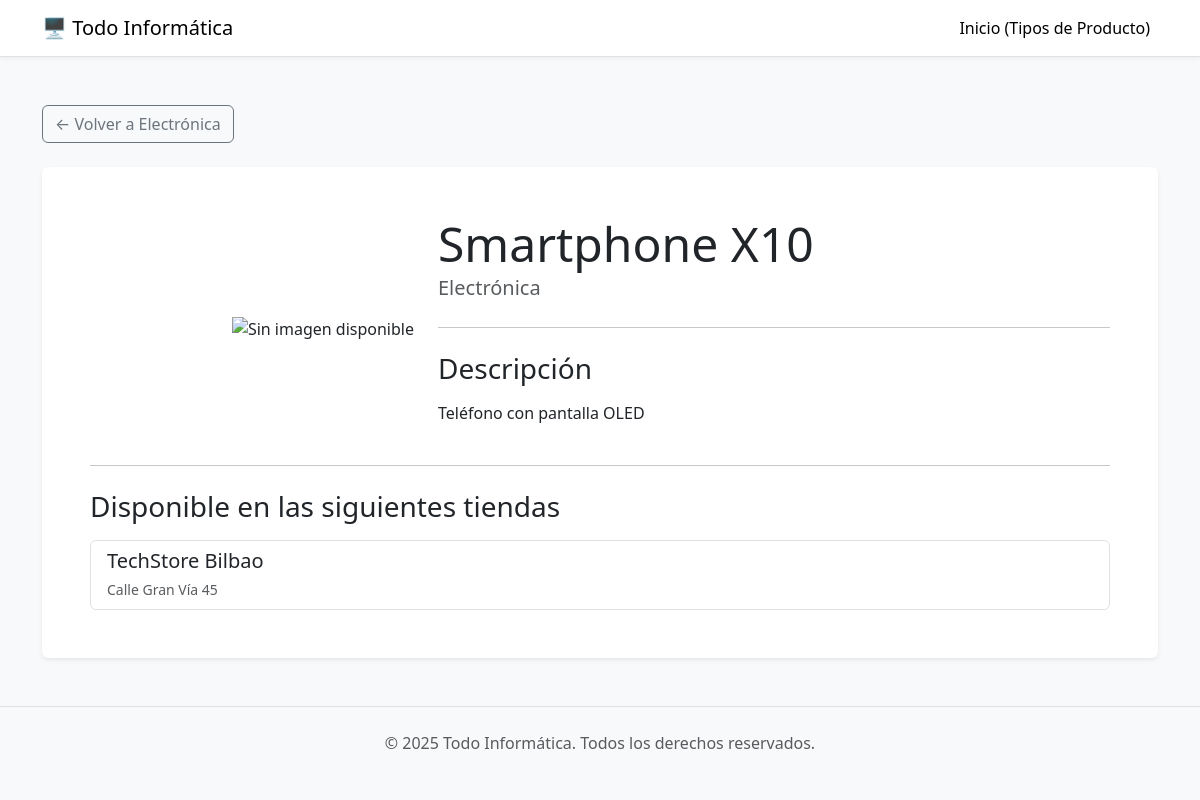
Page /appTodoInformaticaProyecto/producto/1 on the earlier database version.
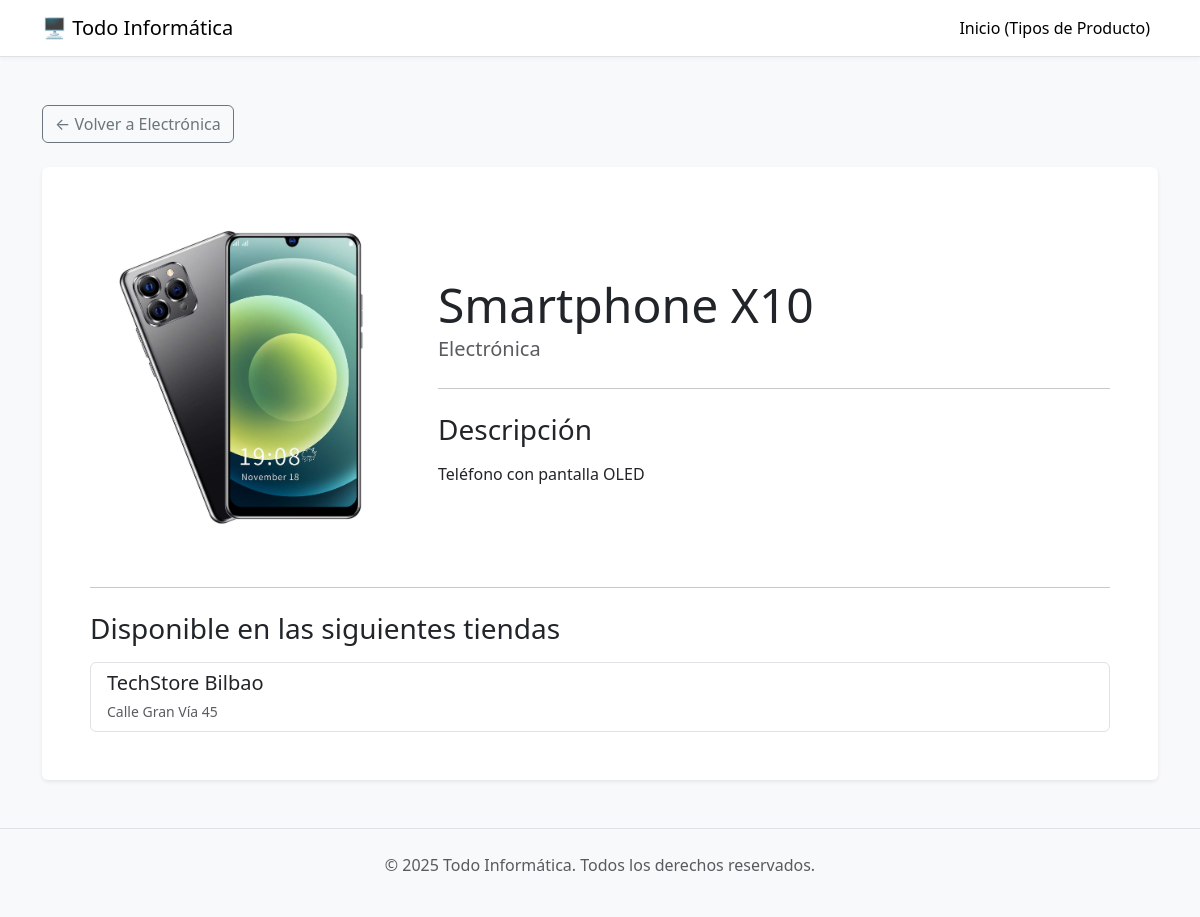
Same page on the later database version.
### appTodoInformaticaProyecto/models.py (models this page shows, shortened)
class Producto(models.Model):
    nombre = models.CharField(max_length=50)
    descripcion = models.TextField()
    precio_base = models.DecimalField(max_digits=10, decimal_places=2)
    tipo = models.ForeignKey(TipoProducto, on_delete=models.CASCADE)
    imagen = models.ImageField(upload_to='productos/', null=True, blank=True)

class TipoProducto(models.Model):
    nombre = models.CharField(max_length=50)

class Tienda(models.Model):
    nombre = models.CharField(max_length=40)
    direccion = models.CharField(max_length=100)
    contacto = models.CharField(max_length=50)
    productos = models.ManyToManyField(Producto)

### appTodoInformaticaProyecto/views.py (the view)
# urls.py: path('producto/<int:producto_id>', views.show_producto, name='producto'),
def show_producto(request, producto_id):
	producto = Producto.objects.get(pk=producto_id)
	context = {'producto': producto}
	return render(request, 'show_producto.html', context)

### Templates/show_producto.html (shortened to what this page needs)
{% extends 'base.html' %}
{% load static %}
{% block content %}
<a href="{% url 'detail' producto.tipo.id %}" class="btn btn-outline-secondary mb-4">&larr; Volver a {{ producto.tipo.nombre }}</a>
<div class="card shadow-sm border-0">
  <div class="card-body p-4 p-md-5">
    <div class="row align-items-center">
      <div class="col-md-4 text-md-end">
        {% if producto.imagen %}
          <img src="{{ producto.imagen.url }}" alt="{{ producto.nombre }}" class="img-fluid mb-4" />
        {% else %}
          <img src="{% static 'images/no-image.png' %}" alt="Sin imagen disponible" class="img-fluid mb-4" />
        {% endif %}
      </div>
      <div class="col-md-8">
        <h1 class="display-5 mb-0">{{ producto.nombre }}</h1>
        <p class="lead text-muted">{{ producto.tipo.nombre }}</p>
        <hr class="my-4">
        <h2 class="fs-3 mb-3">Descripción</h2>
        <p class="fs-5">{{ producto.descripcion|linebreaks }}</p>
      </div>
    </div>
    <hr class="my-4">
    <h2 class="fs-3 mb-3">Disponible en las siguientes tiendas</h2>
    {% with tiendas=producto.tienda_set.all %}
      {% if tiendas %}
        <div class="list-group">
          {% for tienda in tiendas %}
            <a href="{% url 'tienda' tienda.id %}" class="list-group-item list-group-item-action">
              <h5 class="mb-1">{{ tienda.nombre }}</h5>
              <small class="text-muted">{{ tienda.direccion }}</small>
            </a>
          {% endfor %}
        </div>
      {% else %}
        <div class="alert alert-warning" role="alert">
          Este producto no está disponible en ninguna tienda actualmente.
        </div>
      {% endif %}
    {% endwith %}
  </div>
</div>
{% endblock %}

### Templates/base.html (shortened to what this page needs)
<!doctype html>
<html lang="es">
<head>
  <link href="https://cdn.jsdelivr.net/npm/bootstrap@5.3.3/dist/css/bootstrap.min.css" rel="stylesheet">
</head>
<body>
  <nav class="navbar navbar-expand-lg navbar-light bg-white border-bottom">
    <div class="container">
      <a class="navbar-brand" href="{% url 'index' %}">🖥️ Todo Informática</a>
      <div class="collapse navbar-collapse" id="navbarNav">
        <ul class="navbar-nav ms-auto">
          <li class="nav-item">
            <a class="nav-link active" href="{% url 'index' %}">Inicio (Tipos de Producto)</a>
          </li>
          </ul>
      </div>
    </div>
  </nav>
  <main class="container my-5">
    {% block content %}
    {% endblock %}
  </main>
  <footer class="text-center text-muted py-4 mt-5 border-top">
    <p>&copy; 2025 Todo Informática. Todos los derechos reservados.</p>
  </footer>
</body>
</html>

### Templates/base.html (style rules this page uses)
body { background-color: #f8f9fa; }
.navbar { box-shadow: 0 2px 4px rgba(0,0,0,.04); }
.card { transition: all 0.2s ease-in-out; }

Differences in the rows shown:
changed Producto "Smartphone X10": imagen: picture added
